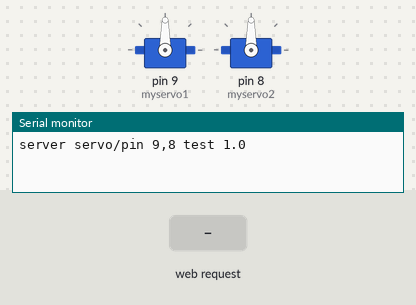
Bench run of a sketch on a simulated Arduino Uno, built with avr-gcc and run on an emulated ATmega328P. Shown: 2 × servo, the last lines printed to the serial monitor. The inputs (shaded band) are chosen by the test bench.

Above: at 1.2 s.
1.3 s: HTTP request GET /left received
At 2.6 s:
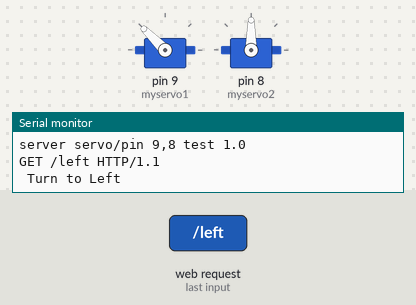
2.9 s: HTTP request GET /right received
At 3.9 s:
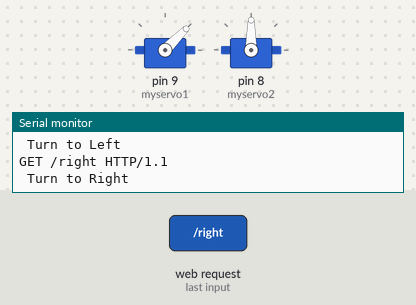
4.5 s: HTTP request GET /up received
At 5.1 s:
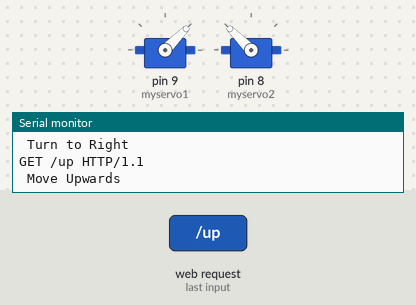
6.1 s: HTTP request GET /center received
At 7.4 s:
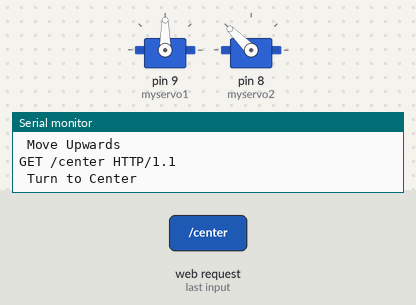
7.7 s: HTTP request GET /down received
At 8.7 s:
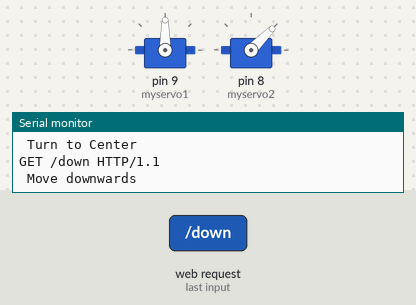
9.3 s: HTTP request GET /left received
At 9.9 s:
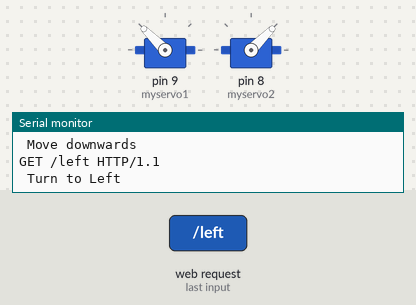
Timing chart, 0 to 11.9 s (numbered marks = the images above; inputs shaded):
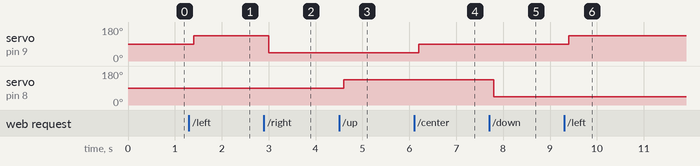

The sketch:

ServoMotorEthernetShieldGiro.ino
```cpp
#include <SPI.h>
#include <Ethernet.h>

#include <Servo.h>
Servo myservo1;  // create servo object to control a servo1
Servo myservo2;  // create servo object to control a servo2


byte mac[] = { 0x90, 0xA2, 0xDA, 0x0D, 0x78, 0xEC }; //physical mac address
byte ip[] = { 192, 168, 1, 102 }; // ip in lan
byte gateway[] = { 192, 168, 1, 1 }; // internet access via router
byte subnet[] = { 255, 255, 255, 0 }; //subnet mask
EthernetServer server(84); //server port

String readString;

//////////////////////

void setup(){


  Ethernet.begin(mac, ip, gateway, subnet);
  server.begin();

  myservo1.write(90); //set initial servo1 position if desired
  myservo2.write(90); //set initial servo2 position if desired

  myservo1.attach(9);  //the pin for the servo1 control
  myservo2.attach(8);  //the pin for the servo2 control
  //enable serial data print
  Serial.begin(9600);
  Serial.println("server servo/pin 9,8 test 1.0"); // so I can keep track of what is loaded
}

void loop()
{
  // Create a client connection
  EthernetClient client = server.available();
  if (client) {
    while (client.connected()) {
      if (client.available()) {
        char c = client.read();

        //read char by char HTTP request
        if (readString.length() < 100) {

          //store characters to string
          readString += c;
          //Serial.print(c);
        }

        //if HTTP request has ended
        if (c == '\n') {

          ///////////////
          Serial.println(readString); //print to serial monitor for debuging

          client.println("HTTP/1.1 200 OK"); //send new page
          client.println("Content-Type: text/html");
          client.println();

          client.println("<HTML>");
          client.println("<HEAD>");
          client.println("<TITLE>Arduino GET test page</TITLE>");
          client.println("</HEAD>");
          client.println("<BODY>");

          client.println("<H1>Arduino </H1>");

         //Servo1 movement
          client.println("<a href=\"/?right\"\">RIGHT</a>");
          client.println("<a href=\"/?center\"\">CENTER</a>");
          client.println("<a href=\"/?left\"\">LEFT</a>");

          //servo2 movement
          client.println("<a href=\"/?up\"\">UP</a>");
          client.println("<a href=\"/?mid\"\">MIDDLE</a>");
          client.println("<a href=\"/?down\"\">DOWN</a>");

          client.println("</BODY>");
          client.println("</HTML>");

          delay(100);
          //stopping client
          client.stop();

          ///////////////////// control arduino pin

          if(readString.indexOf("left") >0)
          {
            myservo1.write(135);
            delay (50);
            Serial.println(" Turn to Left");
          }

          if(readString.indexOf("center") >0)
          {
            myservo1.write(90);
            delay (50);
            Serial.println(" Turn to Center");
          }
          if(readString.indexOf("right") >0)
          {
            myservo1.write(45);
            delay (50);
            Serial.println(" Turn to Right");
          }


          if(readString.indexOf("up") >0)
          {
            myservo2.write(135);
            delay (50);
            Serial.println(" Move Upwards ");
          }

          if(readString.indexOf("mid") >0)
          {
            myservo2.write(90);
            delay (50);
            Serial.println(" Move to Center");
          }

          if(readString.indexOf("down") >0)
          {
            myservo2.write(45);
            delay (50);
            Serial.println(" Move downwards ");
          }

          //clearing string for next read
          readString="";

        }
      }
    }
  }
}
```

Measured:
- after the input at 1.3 s, servo on pin 9 (myservo1): 90° → 135° after 0.10 s
- after the input at 2.9 s, servo on pin 9 (myservo1): 135° → 45° after 0.10 s
- after the input at 4.5 s, servo on pin 8 (myservo2): 90° → 135° after 0.10 s
- after the input at 6.1 s, servo on pin 9 (myservo1): 45° → 90° after 0.10 s
- after the input at 7.7 s, servo on pin 8 (myservo2): 135° → 45° after 0.10 s
- after the input at 9.3 s, servo on pin 9 (myservo1): 90° → 135° after 0.10 s
